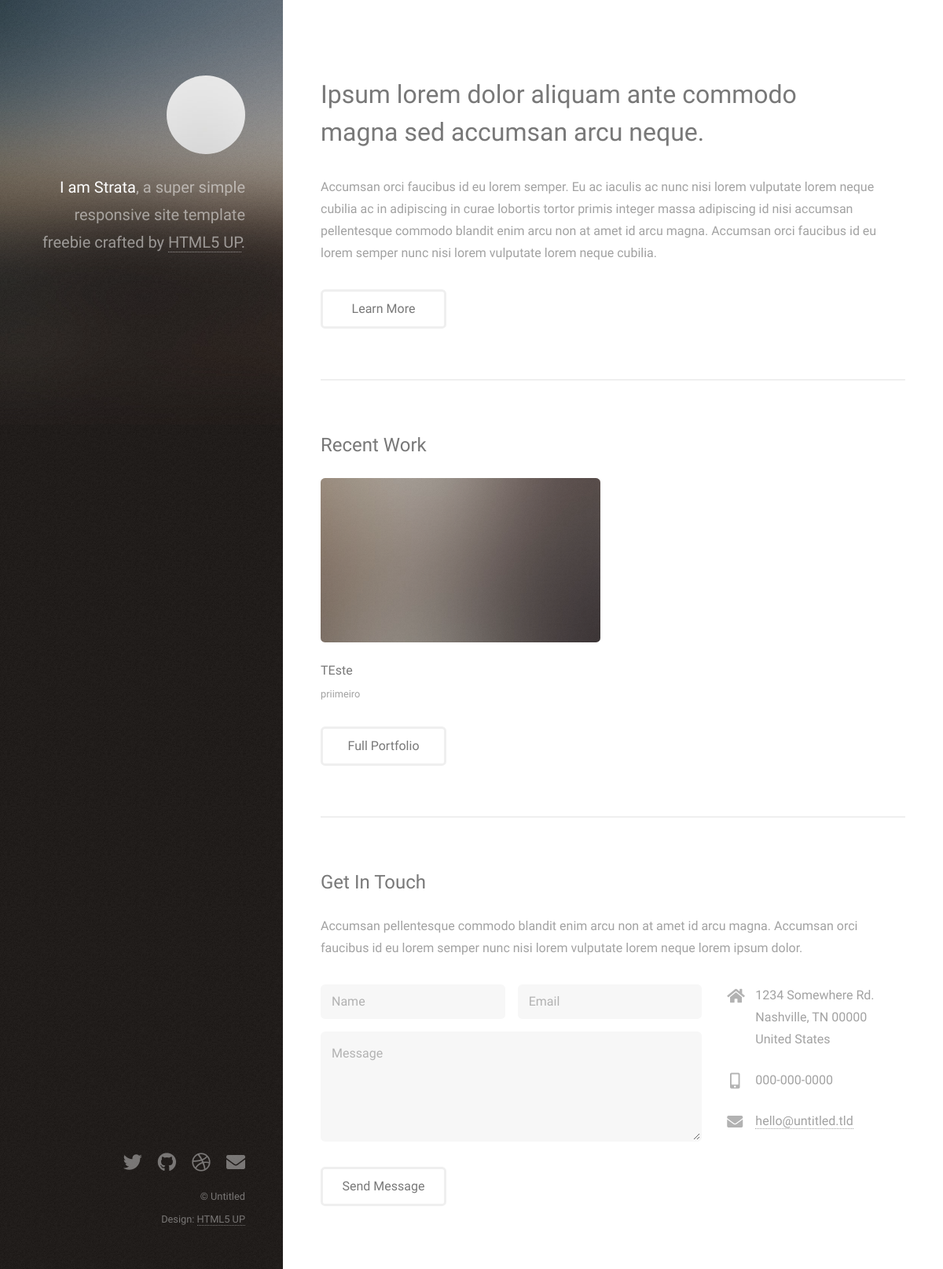
/blog/, run on an earlier commit of the app's database.
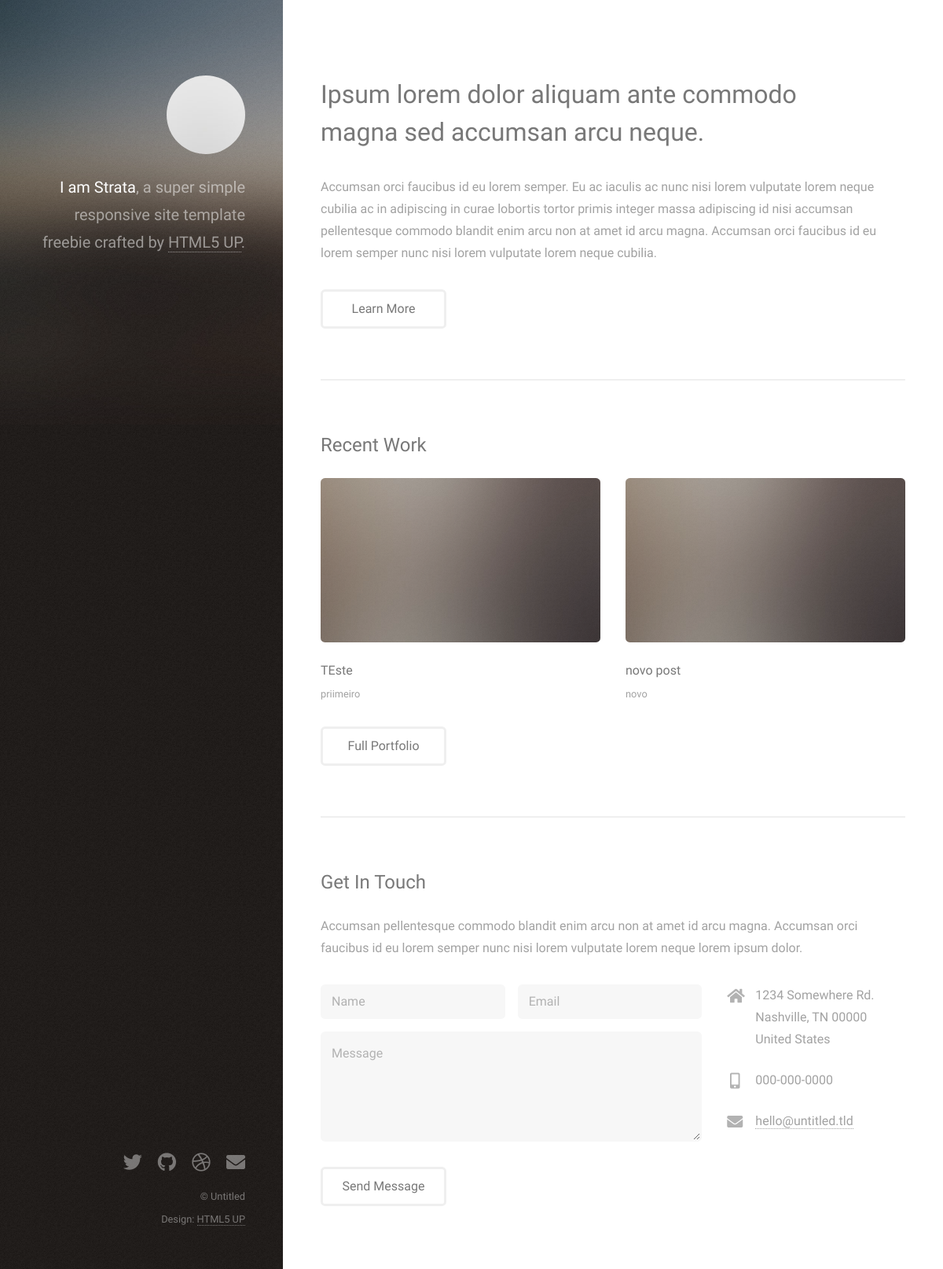
And on a later commit of the database.
### website/models.py (models this page shows, shortened)
class Post(models.Model):
    title = models.CharField(max_length=30)
    sub_title = models.CharField(max_length=30)
    content = models.TextField()
    categorias = models.CharField(
        max_length=2,
        choices=Categories.choices,
        default=Categories.GR
    )
    approved = models.BooleanField(default=True)

### website/views.py (the view)
# urls.py: path('', hello_blog),
def hello_blog(request):
    lista = ['django', 'python', 'git', 'linux', 'ngix']
    list_posts = Post.objects.all()
    data = {'name': 'Curso de Django',
     'lista_tecnologias': lista,
     'posts': list_posts}
    return render(request,'index.html', data)

### templates_geral/index.html (shortened to what this page needs)
{% load static %}
<!DOCTYPE HTML>
<html>
	<head>
		<link rel="stylesheet" href="{% static 'assets/css/main.css' %}" />
	</head>
	<body class="is-preload">
			<header id="header">
				<div class="inner">
					<a href="#" class="image avatar"><img src="{% static 'images/avatar.jpg' %}"  alt="" /></a>
					<h1><strong>I am Strata</strong>, a super simple<br />
					responsive site template freebie<br />
					crafted by <a href="http://html5up.net">HTML5 UP</a>.</h1>
				</div>
			</header>
			<div id="main">
					<section id="one">
						<header class="major">
							<h2>Ipsum lorem dolor aliquam ante commodo<br />
							magna sed accumsan arcu neque.</h2>
						</header>
						<p>Accumsan orci faucibus id eu lorem semper. Eu ac iaculis ac nunc nisi lorem vulputate lorem neque cubilia ac in adipiscing in curae lobortis tortor primis integer massa adipiscing id nisi accumsan pellentesque commodo blandit enim arcu non at amet id arcu magna. Accumsan orci faucibus id eu lorem semper nunc nisi lorem vulputate lorem neque cubilia.</p>
						<ul class="actions">
							<li><a href="#" class="button">Learn More</a></li>
						</ul>
					</section>
					<section id="two">
						<h2>Recent Work</h2>
						<div class="row">
							{% for post in posts %}
							<article class="col-6 col-12-xsmall work-item">
								<a href=" {% static 'images/fulls/01.jpg' %} " class="image fit thumb"><img src=" {% static 'images/thumbs/01.jpg' %} " alt="" /></a>
								<h3> {{post.title}} </h3>
								<p> {{post.sub_title}} </p>
							</article>
							{% endfor %}
						</div>
						<ul class="actions">
							<li><a href="#" class="button">Full Portfolio</a></li>
						</ul>
					</section>
					<section id="three">
						<h2>Get In Touch</h2>
						<p>Accumsan pellentesque commodo blandit enim arcu non at amet id arcu magna. Accumsan orci faucibus id eu lorem semper nunc nisi lorem vulputate lorem neque lorem ipsum dolor.</p>
						<div class="row">
							<div class="col-8 col-12-small">
								<form method="post" action="#">
									<div class="row gtr-uniform gtr-50">
										<div class="col-6 col-12-xsmall"><input type="text" name="name" id="name" placeholder="Name" /></div>
										<div class="col-6 col-12-xsmall"><input type="email" name="email" id="email" placeholder="Email" /></div>
										<div class="col-12"><textarea name="message" id="message" placeholder="Message" rows="4"></textarea></div>
									</div>
								</form>
								<ul class="actions">
									<li><input type="submit" value="Send Message" /></li>
								</ul>
							</div>
							<div class="col-4 col-12-small">
								<ul class="labeled-icons">
									<li>
										<h3 class="icon solid fa-home"><span class="label">Address</span></h3>
										1234 Somewhere Rd.<br />
										Nashville, TN 00000<br />
										United States
									</li>
									<li>
										<h3 class="icon solid fa-mobile-alt"><span class="label">Phone</span></h3>
										000-000-0000
									</li>
									<li>
										<h3 class="icon solid fa-envelope"><span class="label">Email</span></h3>
										<a href="#">hello@untitled.tld</a>
									</li>
								</ul>
							</div>
						</div>
					</section>
			</div>
			<footer id="footer">
				<div class="inner">
					<ul class="icons">
						<li><a href="#" class="icon brands fa-twitter"><span class="label">Twitter</span></a></li>
						<li><a href="#" class="icon brands fa-github"><span class="label">Github</span></a></li>
						<li><a href="#" class="icon brands fa-dribbble"><span class="label">Dribbble</span></a></li>
						<li><a href="#" class="icon solid fa-envelope"><span class="label">Email</span></a></li>
					</ul>
					<ul class="copyright">
						<li>&copy; Untitled</li><li>Design: <a href="http://html5up.net">HTML5 UP</a></li>
					</ul>
				</div>
			</footer>
	</body>
</html>

What changed in the data, as far as the page shows it:
added Post: title "novo post", sub_title "novo"
